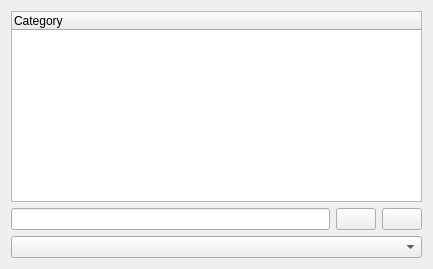
<?xml version="1.0" encoding="UTF-8"?>
<ui version="4.0">
 <class>CategoryDialog_base</class>
 <widget class="QWidget" name="CategoryDialog_base">
  <property name="geometry">
   <rect>
    <x>0</x>
    <y>0</y>
    <width>433</width>
    <height>269</height>
   </rect>
  </property>
  <property name="windowTitle">
   <string>Select Categories</string>
  </property>
  <layout class="QVBoxLayout" name="verticalLayout_2">
   <item>
    <widget class="IncidenceEditorNG::AutoCheckTreeWidget" name="mCategories">
     <property name="toolTip">
      <string>Select categories</string>
     </property>
     <property name="whatsThis">
      <string>Use this list to choose categories.</string>
     </property>
     <property name="columnCount">
      <number>1</number>
     </property>
     <column>
      <property name="text">
       <string>Category</string>
      </property>
     </column>
    </widget>
   </item>
   <item>
    <layout class="QVBoxLayout" name="verticalLayout">
     <item>
      <layout class="QHBoxLayout" name="horizontalLayout">
       <item>
        <widget class="QLineEdit" name="mLineEdit"/>
       </item>
       <item>
        <widget class="QPushButton" name="mButtonAdd">
         <property name="text">
          <string/>
         </property>
        </widget>
       </item>
       <item>
        <widget class="QPushButton" name="mButtonRemove">
         <property name="text">
          <string/>
         </property>
        </widget>
       </item>
      </layout>
     </item>
     <item>
      <widget class="KColorCombo" name="mColorCombo"/>
     </item>
    </layout>
   </item>
  </layout>
 </widget>
 <customwidgets>
  <customwidget>
   <class>KColorCombo</class>
   <extends>QComboBox</extends>
   <header>kcolorcombo.h</header>
  </customwidget>
  <customwidget>
   <class>IncidenceEditorNG::AutoCheckTreeWidget</class>
   <extends>QTreeWidget</extends>
   <header>autochecktreewidget.h</header>
  </customwidget>
 </customwidgets>
 <tabstops>
  <tabstop>mCategories</tabstop>
 </tabstops>
 <resources/>
 <connections/>
</ui>
